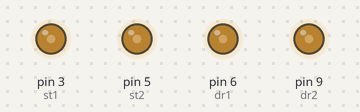
This sketch was run on a simulated Arduino Uno, built with avr-gcc and run on an emulated ATmega328P. On the bench: output pins drawn as LEDs (lit = HIGH).

Above: at 0.1 s.
Timing chart, 0 to 1.6 s (numbered marks = the images above):
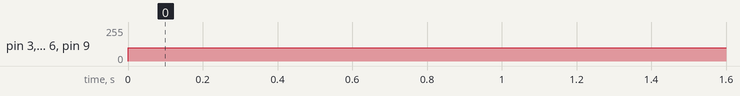

The sketch:

viteza_intermediara.ino
```cpp
int st1 = 3;
int st2 = 5;
int dr1 = 6;
int dr2 = 9;
int viteza_croaziera = 100;

void setup() {
  pinMode(st1, OUTPUT);
  pinMode(st2, OUTPUT);
  pinMode(dr1, OUTPUT);
  pinMode(dr2, OUTPUT);

  digitalWrite(st1, LOW);
  digitalWrite(st2, LOW);
  digitalWrite(dr1, LOW);
  digitalWrite(dr2, LOW);
}

void loop() {
  analogWrite(st1, viteza_croaziera);
  analogWrite(st2, viteza_croaziera);
  analogWrite(dr1, viteza_croaziera);
  analogWrite(dr2, viteza_croaziera);
  //analogWrite suporta valori pe pana la 255
}
```

Measured:
- by itself, pin 3 (st1), pin 5 (st2), pin 6 (dr1), pin 9 (dr2): 0/255 → 100/255 at 0.00 s
